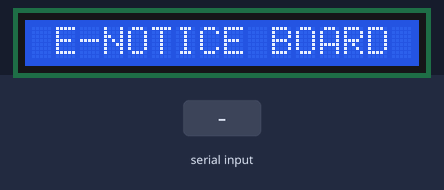
The sketch below on a simulated ESP8266 (NodeMCU). Parts: 16×1 character LCD. The test bench sets the inputs (shaded band). WiFi joins after 1.5 s; servers stay silent unless stated; uploads are accepted with an empty reply; what the sketch prints to the serial monitor is not drawn.

Above: at 0.1 s.
At 4.3 s:
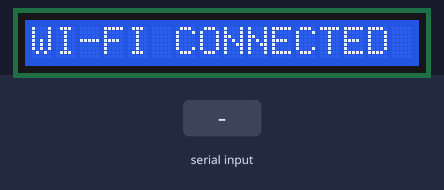
At 6.3 s:
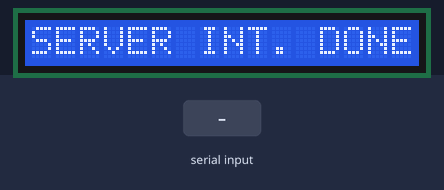
9.5 s: "1" received over Serial
Timing chart, 0 to 12.5 s (numbered marks = the images above; inputs shaded):
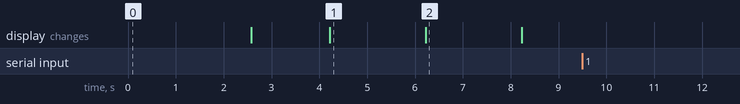

The sketch:

server_notice_board.ino
```cpp
#include <ESP8266WiFi.h>
#include <ESP8266HTTPClient.h>
#include <String.h>
#include <LiquidCrystal.h>
#include <stdio.h>


// WiFi parameters to be configured
const char* ssid = "project12"; // Hoofdlettergevoelig
const char* password = "project123456"; // Hoofdlettergevoelig

String a = "http://sms.scubedigi.com/api.php?username=Mydreamacd&password=Mydre@m123&to=8897720828&from=MYDREM&message=";
String msg = "\0";
String r = "http://projectsiot.xyz/IoTProjects/NoticeBoard/uploadnotice.php?a=";
String rs = "\0";
char read_msg[100] ;
int v = 0;
int count = 0;
char msg1[100] = "" ;
char msg2[100] = "" ;

void lcdstring (unsigned int a, unsigned int b, String data);


LiquidCrystal lcd (D0,D1,D2,D3,D4,D5);

void setup() {
  // put your setup code here, to run once:
  Serial.begin(9600);


  lcd.begin(16, 1);

  lcd.clear();
  lcdstring(0,0," E-NOTICE BOARD ");

  delay(2000);

  Serial.print("Bezig met verbinden");
  WiFi.begin(ssid, password); // Connect to WiFi

  // while wifi not connected yet, print '.'
  // then after it connected, get out of the loop
  while (WiFi.status() != WL_CONNECTED) {
     delay(500);
     lcd.clear();
  lcdstring(0,0,"CONNECTING WI-FI");
  delay(200);
     Serial.print(".");
  }

  Serial.println("OK!");

  // Access Point (SSID).
  Serial.print("SSID: ");
  Serial.println(WiFi.SSID());

  // IP adres.
  Serial.print("IP: ");
  Serial.println(WiFi.localIP());
Serial.println("state---------------1");
  // Signaalsterkte.
  long rssi = WiFi.RSSI();
  Serial.print("Signaal sterkte (RSSI): ");
  Serial.print(rssi);
  Serial.println(" dBm");
  Serial.println("");
     lcd.clear();
  lcdstring(0,0,"WI-FI CONNECTED");
  delay(2000);
/*
lcd.clear();
  lcdstring(0,0,"  SERVER INT.  ");
  delay(2000);
  Serial.print("A = "); Serial.println("http://projectsiot.xyz/IoTProjects/AirSoundPollution/pfupload.php?a=U&b=0");
if(WiFi.status()== WL_CONNECTED){ //Check WiFi connection status

    HTTPClient http; //Declare an object of class HTTPClient

  http.begin("http://projectsiot.xyz/IoTProjects/NoticeBoard/uploadnotice.php?a=U");

int httpCode = http.GET(); //Send the request
    if (httpCode > 0) { //Check the returning code
      String payload = http.getString(); //Get the request response payload
      Serial.println(payload); //Print the response payload
    }
    http.end(); //Close connection

delay(500);
}
*/

lcd.clear();
  lcdstring(0,0,"SERVER INT. DONE");
  delay(2000);
lcd.clear();

Serial.println(F("PLEASE SHOW CARD "));


}

void loop() {
  // put your main code here, to run repeatedly:

if (Serial.available() !=0)
{
  count = 0;
 // strcpy(msg1,NULL);
 while(Serial.available()!=0)
   {
    read_msg[count] = char(Serial.read());
    count ++;
    delay(5);

   }
   //read_msg[count]='\n';
  Serial.print("read_msg is = "); Serial.println(read_msg);
  Serial.print("read_msg length = "); Serial.println(strlen(read_msg));
//msg1 = "                                                                                                               ";
strcpy(msg1,"                                ");
  strcpy(msg1,read_msg);
for(int i = 0; i <= strlen(read_msg); i++)
    {
      if(read_msg[i] == ' ')
    {
        read_msg[i] = '$';
    }
  }
  strcpy(msg2,read_msg);
  Serial.print("msg2 = "); Serial.println(msg2);
  Serial.print("msg1 = "); Serial.println(msg1);

  Serial.print("A = "); Serial.println(r+msg2);
if(WiFi.status()== WL_CONNECTED){ //Check WiFi connection status

    HTTPClient http; //Declare an object of class HTTPClient

  http.begin(r+msg2);

int httpCode = http.GET(); //Send the request
    if (httpCode > 0) { //Check the returning code
      String payload = http.getString(); //Get the request response payload
      Serial.println(payload); //Print the response payload
    }
    http.end(); //Close connection

delay(500);
}
strcpy(msg2,"                                ");
}  // if serial available

lcd.clear ();
lcd.setCursor(0,0);
lcd.print(msg1);
for (int positionCounter = 2; positionCounter < 16; positionCounter++)
{
    // scroll one position left:
    lcd.scrollDisplayLeft();
    // wait a bit:
    delay(400);
  }

}// loop

void lcdstring (unsigned int a, unsigned int b, String data)
{
  // lcd.clear();
  lcd.setCursor(a, b);
  lcd.print(data);
}
```

Measured:
- after the input at 9.5 s, every drawn part: stays the same
- what the display in image 1 shows lasts 2.0 s, from 4.2 s to 6.2 s
